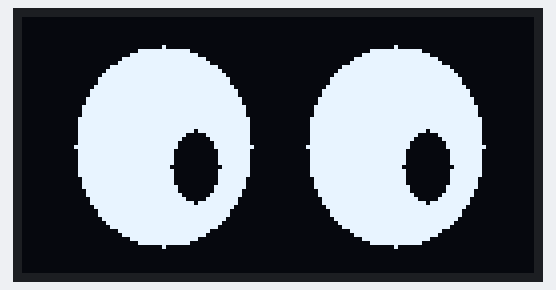
A sketch run on a simulated Arduino Uno, built with avr-gcc and run on an emulated ATmega328P. On the bench: 128×64 one-colour display. Random numbers use the default seed unless the sketch sets one.

Above: at 0.8 s.
At 9.61 s:
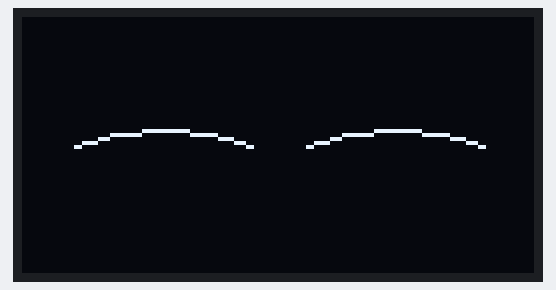
At 21.2 s:
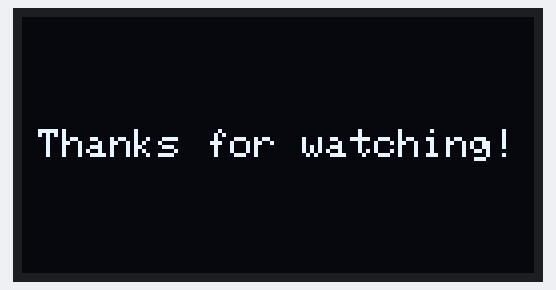
At 23.0 s:
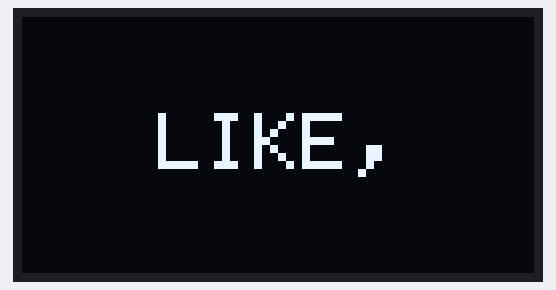
At 24.6 s:
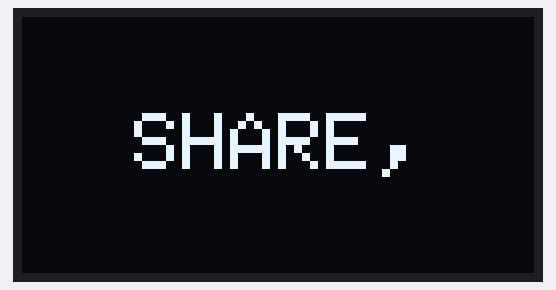
At 26.5 s:
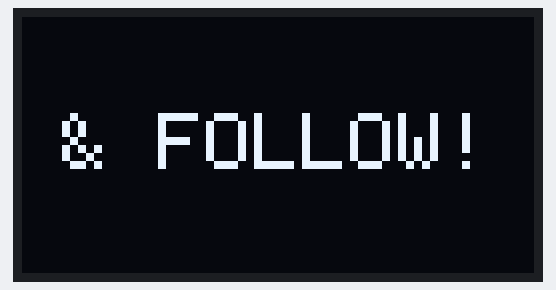

Measured:
- what the display in image 0 shows lasts 1.0 s, from 0.8 s to 1.8 s
- what the display in image 2 shows lasts 1.3 s, from 21.2 s to 22.5 s
- what the display in image 3 shows lasts 0.9 s, from 23.0 s to 23.9 s
- what the display in image 5 shows lasts 2.1 s, from 26.5 s to 28.6 s

The sketch:

CUTE_EYE_ANIMATION.ino
```cpp
#include <Wire.h>
#include <Adafruit_GFX.h>
#include <Adafruit_SH110X.h>
#include <math.h>
#include <string.h>

#define SCREEN_WIDTH 128
#define SCREEN_HEIGHT 64
#define OLED_RESET -1

Adafruit_SH1106G display(SCREEN_WIDTH, SCREEN_HEIGHT, &Wire, OLED_RESET);

// =========================================================
// CONFIGURATION
// =========================================================
const int BLINK_MIN = 2;
const int BLINK_MAX = 6;

int current_x = 0;
int current_y = 0;
unsigned long next_blink = 0;
int action_counter = 0; // Tracks when to show the outro animation

// =========================================================
// ELLIPSE DRAWING
// =========================================================
void fillEllipse(int cx, int cy, int rx, int ry, uint16_t color) {
  for (int y = -ry; y <= ry; y++) {
    float yy = (float)y / ry;
    if (abs(yy) <= 1.0) {
      int x = (int)(rx * sqrt(1.0 - yy * yy));
      display.drawFastHLine(cx - x, cy + y, x * 2 + 1, color);
    }
  }
}

// =========================================================
// EYE GRAPHICS
// =========================================================
void draw_eye(int cx, int cy, int rx = 22, int ry = 25, int pupil_x = 0, int pupil_y = 0, int pupil_size = 6) {
  fillEllipse(cx, cy, rx, ry, SH110X_WHITE);
  fillEllipse(cx + pupil_x, cy + pupil_y, pupil_size, pupil_size + 3, SH110X_BLACK);
}

void draw_closed_eye(int cx, int cy) {
  display.drawLine(cx - 22, cy, cx - 12, cy - 3, SH110X_WHITE);
  display.drawLine(cx - 12, cy - 3, cx, cy - 4, SH110X_WHITE);
  display.drawLine(cx, cy - 4, cx + 12, cy - 3, SH110X_WHITE);
  display.drawLine(cx + 12, cy - 3, cx + 22, cy, SH110X_WHITE);
}

void draw_normal(int px, int py) {
  display.clearDisplay();
  draw_eye(35, 32, 22, 25, px, py);
  draw_eye(93, 32, 22, 25, px, py);
  display.display();
}

// =========================================================
// ANIMATIONS
// =========================================================
void blink() {
  int close_ry[] = {25, 20, 15, 10, 6, 3};
  for (int i = 0; i < 6; i++) {
    display.clearDisplay();
    if (close_ry[i] <= 3) {
      draw_closed_eye(35, 32);
      draw_closed_eye(93, 32);
    } else {
      draw_eye(35, 32, 22, close_ry[i], 0, 0);
      draw_eye(93, 32, 22, close_ry[i], 0, 0);
    }
    display.display();
    delay(35);
  }

  delay(50);

  int open_ry[] = {3, 6, 10, 15, 20, 25};
  for (int i = 0; i < 6; i++) {
    display.clearDisplay();
    draw_eye(35, 32, 22, open_ry[i], 0, 0);
    draw_eye(93, 32, 22, open_ry[i], 0, 0);
    display.display();
    delay(35);
  }
}

void move_eyes(int &cx, int &cy, int target_x, int target_y, int duration = 300) {
  int steps = max(1, duration / 30);
  int start_x = cx;
  int start_y = cy;

  for (int i = 0; i <= steps; i++) {
    float t = (float)i / steps;
    t = t * t * (3.0 - 2.0 * t);

    int x = start_x + (target_x - start_x) * t;
    int y = start_y + (target_y - start_y) * t;

    draw_normal(x, y);
    delay(30);
  }

  cx = target_x;
  cy = target_y;
}

void random_look(int &cx, int &cy) {
  int target_x = random(-8, 9);
  int target_y = random(-6, 7);
  int duration = random(250, 601);
  move_eyes(cx, cy, target_x, target_y, duration);
}

void side_glance(int &cx, int &cy) {
  int dirs[] = {-1, 1};
  int direction = dirs[random(0, 2)];
  int target_x = 8 * direction;

  move_eyes(cx, cy, target_x, random(-2, 3), 350);
  delay(random(300, 1000));
  move_eyes(cx, cy, 0, 0, 300);
}

void suspicious(int &cx, int &cy) {
  int dirs[] = {-1, 1};
  int direction = dirs[random(0, 2)];
  int pupil_x = 8 * direction;
  int pupil_y = 2;

  int rys[] = {25, 23, 21, 19};
  for (int i = 0; i < 4; i++) {
    display.clearDisplay();

    draw_eye(35, 34, 22, rys[i], pupil_x, pupil_y);
    draw_eye(93, 34, 22, rys[i], pupil_x, pupil_y);

    // Eyelids (now drawing correctly at the top)
    display.fillRect(13, 21, 44, 11, SH110X_BLACK);
    display.fillRect(71, 21, 44, 11, SH110X_BLACK);

    // Eyebrows
    if (direction == -1) {
      display.drawLine(13, 13, 50, 19, SH110X_WHITE);
      display.drawLine(78, 19, 115, 13, SH110X_WHITE);
    } else {
      display.drawLine(13, 19, 50, 13, SH110X_WHITE);
      display.drawLine(78, 13, 115, 19, SH110X_WHITE);
    }

    display.display();
    delay(60);
  }

  delay(random(800, 1800));
  draw_normal(pupil_x, pupil_y);
  delay(300);

  cx = 0;
  cy = 0;
}

void draw_tear(int x, int y) {
  fillEllipse(x, y + 2, 3, 4, SH110X_WHITE);
  display.drawLine(x, y - 4, x - 3, y + 2, SH110X_WHITE);
  display.drawLine(x, y - 4, x + 3, y + 2, SH110X_WHITE);
}

void tears(int &cx, int &cy) {
  int mode = random(0, 3);
  int left_y = 52;
  int right_y = 52;

  for (int frame = 0; frame < 18; frame++) {
    display.clearDisplay();
    draw_eye(35, 30, 22, 23, 0, 0);
    draw_eye(93, 30, 22, 23, 0, 0);

    if (mode == 0 || mode == 2) draw_tear(35, left_y);
    if (mode == 1 || mode == 2) draw_tear(93, right_y);

    display.display();
    left_y += 1;
    right_y += 1;
    delay(80);
  }

  display.clearDisplay();
  draw_normal(0, 0);
  delay(300);
  cx = 0;
  cy = 0;
}

// =========================================================
// OUTRO ANIMATION
// =========================================================
void outro_animation() {
  display.clearDisplay();
  display.setTextColor(SH110X_WHITE);

  // "Thanks for watching!"
  display.setTextSize(1);
  const char* t1 = "Thanks for watching!";
  display.setCursor((SCREEN_WIDTH - (strlen(t1) * 6)) / 2, 28);
  for(int i = 0; i < strlen(t1); i++) {
    display.print(t1[i]);
    display.display();
    delay(60);
  }
  delay(1200);

  // "LIKE,"
  display.clearDisplay();
  display.setTextSize(2);
  const char* t2 = "LIKE,";
  display.setCursor((SCREEN_WIDTH - (strlen(t2) * 12)) / 2, 24);
  for(int i = 0; i < strlen(t2); i++) {
    display.print(t2[i]);
    display.display();
    delay(100);
  }
  delay(800);

  // "SHARE,"
  display.clearDisplay();
  const char* t3 = "SHARE,";
  display.setCursor((SCREEN_WIDTH - (strlen(t3) * 12)) / 2, 24);
  for(int i = 0; i < strlen(t3); i++) {
    display.print(t3[i]);
    display.display();
    delay(100);
  }
  delay(800);

  // "& FOLLOW!"
  display.clearDisplay();
  const char* t4 = "& FOLLOW!";
  display.setCursor((SCREEN_WIDTH - (strlen(t4) * 12)) / 2, 24);
  for(int i = 0; i < strlen(t4); i++) {
    display.print(t4[i]);
    display.display();
    delay(100);
  }
  delay(2000);

  display.clearDisplay();
}

// =========================================================
// MAIN SETUP & LOOP
// =========================================================
void setup() {
  Serial.begin(115200);

  if (!display.begin(0x3C, true)) {
    Serial.println(F("SH1106 allocation failed"));
    for (;;);
  }

  // Explicitly setting rotation to 0 to prevent upside-down hardware rendering
  display.setRotation(0);
  display.clearDisplay();
  display.display();

  randomSeed(analogRead(0));
  next_blink = millis() + random(BLINK_MIN * 1000, BLINK_MAX * 1000);
}

void loop() {
  unsigned long now = millis();

  if (now >= next_blink) {
    current_x = 0;
    current_y = 0;
    blink();
    next_blink = millis() + random(BLINK_MIN * 1000, BLINK_MAX * 1000);
    return;
  }

  float action = (float)random(100) / 100.0;

  if (action < 0.50) {
    random_look(current_x, current_y);
    delay(random(300, 1200));
  }
  else if (action < 0.70) {
    side_glance(current_x, current_y);
  }
  else if (action < 0.85) {
    suspicious(current_x, current_y);
  }
  else if (action < 0.90) {
    tears(current_x, current_y);
  }
  else {
    delay(random(500, 1500));
  }

  // Trigger the outro animation after every 8 random expressions
  action_counter++;
  if (action_counter >= 8) {
    outro_animation();
    action_counter = 0;
    current_x = 0;
    current_y = 0;
    draw_normal(0, 0);
    next_blink = millis() + random(BLINK_MIN * 1000, BLINK_MAX * 1000);
  }
}
```
